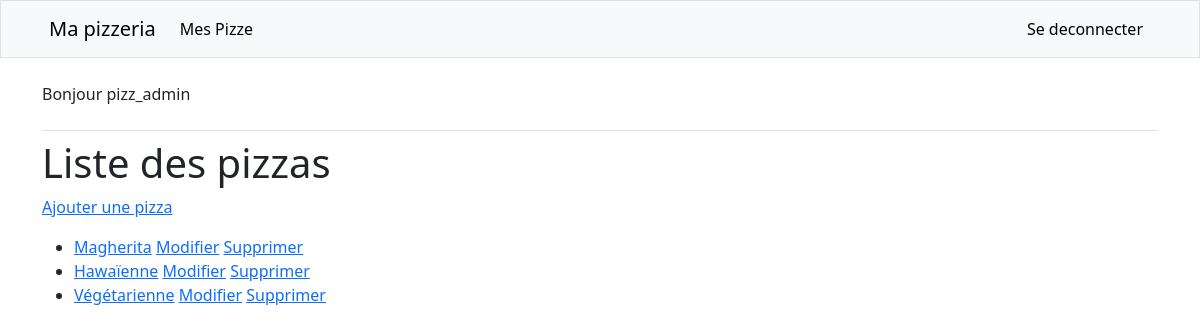
The app's page /pizzas/ (signed in), older data.
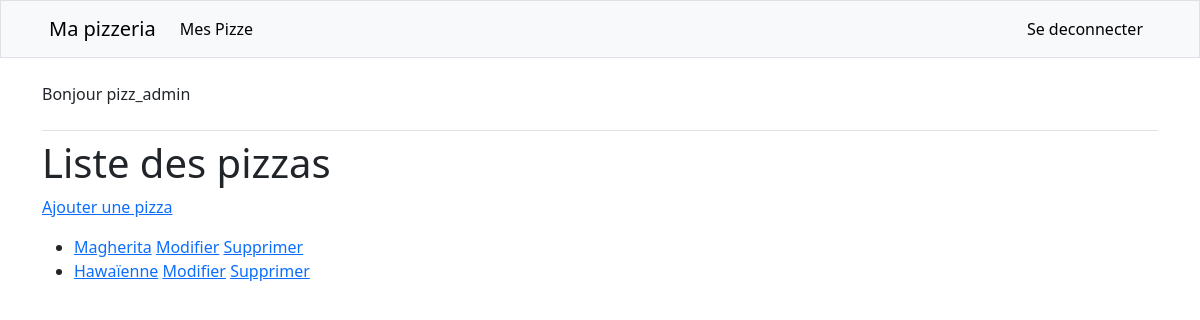
The same page, newer data.
### pizzas/models.py (models this page shows)
class Pizza(models.Model):
    name = models.CharField(max_length=50)
    owner = models.ForeignKey(User, on_delete=models.CASCADE)
    def __str__(self) -> str:
        return self.name

### pizzas/views.py (the view)
# urls.py: path('pizzas/', views.pizzas, name='pizzas'),
@login_required
def pizzas(request):
    pizzas = Pizza.objects.filter(owner=request.user)
    context = {'pizzas': pizzas}
    return render(request, 'pizzas/pizzas.html',context)

### pizzas/templates/pizzas/pizzas.html
{% extends 'pizzas/base.html' %}
{% block content %}
    <h1>Liste des pizzas</h1>
    <p><a href="{% url 'pizzas:new_pizza' %}">Ajouter une pizza</a></p>
    <ul>
    {% for pizza in pizzas %}
        <li>
            <a href="{% url 'pizzas:pizzas_toppings' pizza.id %}">{{pizza}}</a>
            <a href="{% url 'pizzas:edit_pizza' pizza.id %}">Modifier</a>
            <a href="{% url 'pizzas:delete_pizza' pizza.id %}">Supprimer</a>
        </li>
    {% empty %}
        <li>Désolé, il n'y a pas de pizza disponinle.</li>
    {% endfor %}
    </ul>
{% endblock content %}

Row changes from the older to the newer data that the page shows:
removed Pizza: name "Végétarienne"
